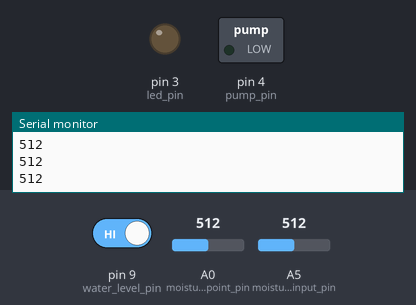
A sketch run on a simulated Arduino Uno, built with avr-gcc and run on an emulated ATmega328P. Parts: switched loads named in the sketch (green lamp = pin HIGH), output pins drawn as LEDs (lit = HIGH), the last lines printed to the serial monitor. The inputs (shaded band) are chosen by the test bench; at power-on: A0 (moisture_setpoint_pin) = 512, pin 9 (water_level_pin) HIGH, A5 (moisture_sensor_input_pin) = 512. Pins used as bus, display or sensor lines are not drawn.

Above: at 2.2 s.
2.3 s: A0 (moisture_setpoint_pin) set to 527
At 2.8 s:
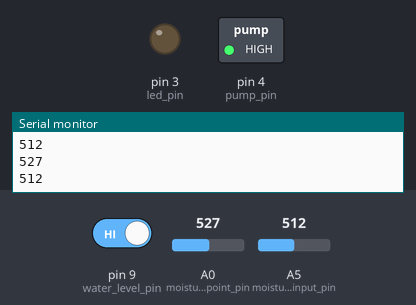
5.4 s: pin 9 (water_level_pin) driven LOW
At 7.8 s:
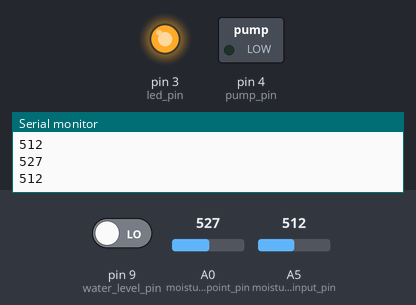
8.5 s: pin 9 (water_level_pin) driven HIGH
At 9.8 s:
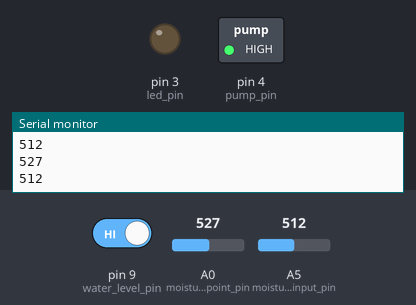
11.6 s: A0 (moisture_setpoint_pin) set to 511
At 14.4 s:
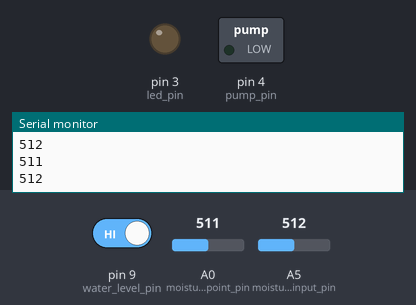
Timing chart, 0 to 15.5 s (numbered marks = the images above; inputs shaded):
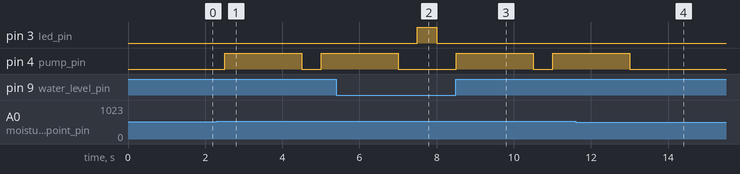

The sketch:

trickle_firmware.ino
```cpp
// (licence header left out)
#define moisture_setpoint_pin A0
#define moisture_sensor_input_pin A5
#define moisture_sensor_power_pin 2
#define led_pin 3
#define pump_pin 4
#define water_level_pin 9

#define time_delay 500 //time to delay in milliseconds
#define time_pump 2000 //amount of time to pump water

int moisture_setpoint; //moisture setpoint from the potentiometer
int moisture_sensor; //reading from the moisture sensor
boolean water_level; //reading from the water level sensor in true or false format

void setup() {
  delay(time_delay*2);
  // put your setup code here, to run once:
  //DEFINE PIN MODES FOR EACH PIN USED
  pinMode(moisture_setpoint_pin, INPUT);
  pinMode(moisture_sensor_input_pin, INPUT);
  pinMode(moisture_sensor_power_pin, OUTPUT);
  pinMode(led_pin, OUTPUT);
  pinMode(pump_pin, OUTPUT);
  pinMode(water_level_pin, INPUT_PULLUP);
  //SET ALL OUTPUT PINS TO LOW
  digitalWrite(moisture_sensor_power_pin, LOW);
  digitalWrite(led_pin, LOW);
  digitalWrite(pump_pin, LOW);
  Serial.begin(9600);
}

void loop() {
  // put your main code here, to run repeatedly:
  delay(time_delay);

  //READ MOISTURE SETPOINT, SAVE THE SETTING
  moisture_setpoint = analogRead(moisture_setpoint_pin);
  Serial.println(moisture_setpoint);
  //READ MOISTURE SENSOR INPUT
  digitalWrite(moisture_sensor_power_pin,HIGH);
  moisture_sensor = analogRead(moisture_sensor_input_pin);
  digitalWrite(moisture_sensor_power_pin,LOW);
  Serial.println(moisture_sensor);
  //READ WATER LEVEL SENSOR
  water_level = digitalRead(water_level_pin);
  //COMPARE THE READINGS AND BEGIN TO PUMP IF REQUIREMENTS ARE MET
  if (moisture_setpoint > moisture_sensor && water_level) { //IF THE MEASUREMENT IS DRYER THAN THE SETPOINT AND THERE IS WATER IN THE TANK
    digitalWrite(pump_pin, HIGH); //BEGIN TO PUMP
    delay(time_pump);//WAIT FOR time_pump
    digitalWrite(pump_pin, LOW); //TURN OFF PUMP
  }
  //TURN ON THE LED IF THE WATER IS EMPTY
  if (!water_level) {
    digitalWrite(led_pin, HIGH);
    delay(time_delay);
  }
  else {
    digitalWrite(led_pin, LOW);
  }
  digitalWrite(led_pin,LOW);
}
```

Measured:
- the behaviour switches between 512 and 513 on A0 (moisture_setpoint_pin) (found by bisection; images 0 and 1)
- after the input at 2.3 s, pin 4 (pump_pin): LOW → HIGH after 0.20 s, → LOW 2.0 s later, → HIGH 0.50 s later
- after the input at 5.4 s, pin 3 (led_pin): LOW → HIGH after 2.1 s, → LOW 0.50 s later; pin 4 (pump_pin): goes on until 7.0 s, then stays LOW
- after the input at 8.5 s, pin 3 (led_pin): stops changing and stays LOW; pin 4 (pump_pin): LOW → HIGH at once, → LOW 2.0 s later, → HIGH 0.50 s later
- after the input at 11.6 s, pin 4 (pump_pin): goes on until 13.0 s, then stays LOW
